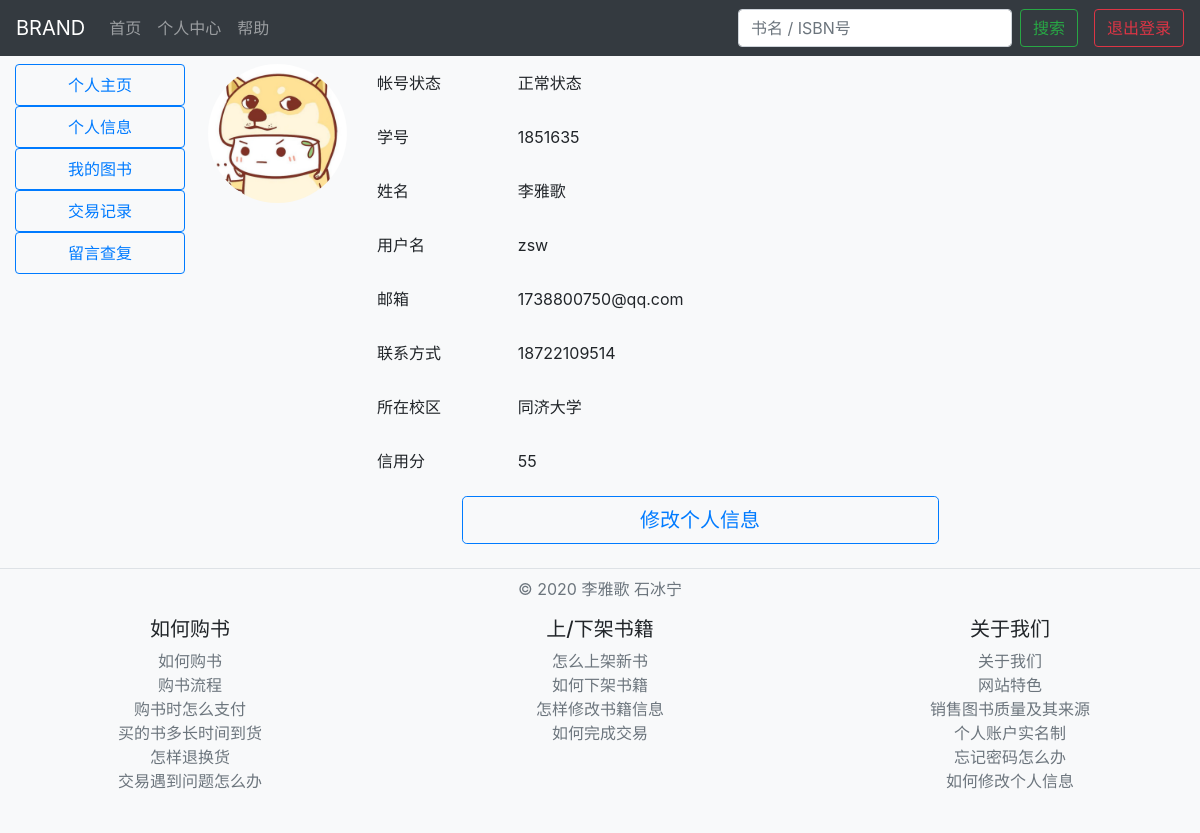
/center/personal_info/11 (signed in), run on the app's committed database.
### center/models.py (models this page shows)
class Account(models.Model):
    type = ((1, "正常状态"), (2, "封禁中"), (3, '未激活'))
    type2 = ((1, "四平路校区"), (2, "嘉定校区"), (3, '闵行校区'))
    user = models.ForeignKey(User, on_delete=models.CASCADE)  # 关联用户名，密码，邮箱
    status = models.IntegerField(choices=type, default=1)
    business_account = models.BooleanField(default=False)
    school_num = models.IntegerField(unique=True)
    name = models.CharField(max_length=10, default='')
    school = models.IntegerField(choices=type2, default=1)
    phone = models.IntegerField()
    credit = models.IntegerField(default=90)

### center/views.py (the view)
# urls.py: path('personal_info/<int:user_id>', PersonalInfoView.as_view(), name="personal_info"),
class PersonalInfoView(TemplateView):
    template_name = "personal_info.html"
    def get(self, request, *args, **kwargs):
        context = super().get_context_data(**kwargs)
        user_id = context['user_id']
        if request.user.is_authenticated and request.user.pk == user_id:
            my_account = get_object_or_404(Account, user=request.user)
            context['my_account'] = my_account
            return self.render_to_response(context)
        else:
            return redirect('/')

### center/templates/personal_info.html (shortened to what this page needs)
{% extends 'center.html' %}
{% block mainbody %}
<main role="main" class="col-md-10 ml-sm-auto px-2">
  <div class="row">
    <div class="col-md-2">
      <img src="{% static 'image/sample_portrait001.jpg' %}" class="portrait-cycle" width="100%">
    </div>
    <div class="col">
      <form method="POST" action="{% url 'update_info' user.pk %}">
        <div class="form-group row">
          <label for="staticStatus" class="col-sm-2 col-form-label strong">帐号状态</label>
          <div class="col-sm-10">
            <input type="text" class="form-control-plaintext" id="staticStatus" value="{{ my_account.get_status_display }}" readonly>
          </div>
        </div>
        <div class="form-group row">
          <label for="staticStudentID" class="col-sm-2 col-form-label">学号</label>
          <div class="col-sm-10">
            <input type="text" class="form-control-plaintext" id="staticStudentID" value="{{ my_account.school_num }}" readonly>
          </div>
        </div>
        <div class="form-group row">
          <label for="staticName" class="col-sm-2 col-form-label">姓名</label>
          <div class="col-sm-10">
            <input type="text" class="form-control-plaintext" id="staticName" value="{{ my_account.name }}" readonly>
          </div>
        </div>
        <div class="form-group row">
          <label for="staticUsername" class="col-sm-2 col-form-label">用户名</label>
          <div class="col-sm-10">
            <input type="text" class="form-control-plaintext" id="staticUsername" value="{{ my_account.user.username }}" readonly>
          </div>
        </div>
        {% block update-info %}
        <div class="form-group row">
          <label for="staticEmail" class="col-sm-2 col-form-label">邮箱</label>
          <div class="col-sm-10">
            <input type="email" class="form-control-plaintext" id="staticEmail" value="{{ my_account.user.email }}" readonly>
          </div>
        </div>
        <div class="form-group row">
          <label for="staticEmail" class="col-sm-2 col-form-label">联系方式</label>
          <div class="col-sm-10">
            <input type="tel" class="form-control-plaintext" id="staticEmail" value="{{ my_account.phone }}" readonly>
          </div>
        </div>
        <div class="form-group row">
          <label for="staticEmail" class="col-sm-2 col-form-label">所在校区</label>
          <div class="col-sm-10">
            <input type="text" class="form-control-plaintext" id="staticEmail" value="{{ my_account.school }}" readonly>
          </div>
        </div>
        {% endblock %}
        <div class="form-group row">
          <label for="staticEmail" class="col-sm-2 col-form-label">信用分</label>
          <div class="col-sm-10">
            <input type="text" class="form-control-plaintext" id="staticEmail" value="{{ my_account.credit }}" readonly>
          </div>
        </div>
      </form>
    </div>
  </div>
  {% block hide-button %}
  <div class="row justify-content-center">
    <div class="col-md-6">
      <a class="btn btn-lg btn-block btn-outline-primary" href="{% url 'update_info' user.pk %}">修改个人信息</a>
    </div>
  </div>
  {% endblock %}
</main>
{% endblock %}

### homepage/templates/homepage.html (style rules this page uses)
.portrait-cycle { border-radius: 100%; }

### data on the page
Account: status "正常状态", school_num "1851635", name "李雅歌", user.username "zsw", user.email "1738800750@qq.com", phone "18722109514", school "同济大学", credit "55"
